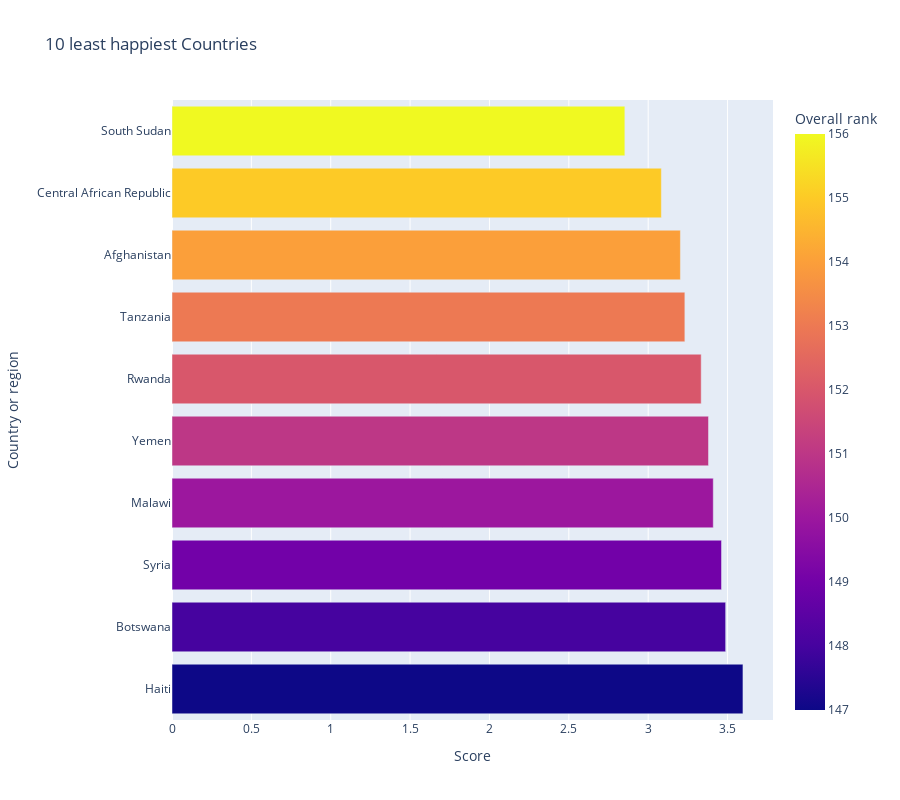

Notebook cell for this chart:
### Markdown cell above
## Last 10 countries in Overall Ranking

### Code cell
sort=df.sort_values('Score')[:10].sort_values('Score',ascending=False)
fig = px.bar( sort,y='Country or region', color='Overall rank',
             x='Score', title='10 least happiest Countries',height=800)
fig.show()

### Figure 1 — Plotly figure (JSON) as saved in the notebook; plotly's stock layout.template omitted (floating-point values rounded to 4 significant figures)
{"data": [{"alignmentgroup": "True", "hovertemplate": "Score=%{x}<br>Country or region=%{y}<br>Overall rank=%{marker.color}<extra></extra>", "legendgroup": "", "marker": {"color": [147, 148, 149, 150, 151, 152, 153, 154, 155, 156], "coloraxis": "coloraxis", "pattern": {"shape": ""}}, "name": "", "offsetgroup": "", "orientation": "h", "showlegend": false, "textposition": "auto", "type": "bar", "x": [3.597, 3.488, 3.462, 3.41, 3.38, 3.334, 3.231, 3.203, 3.083, 2.853], "xaxis": "x", "y": ["Haiti", "Botswana", "Syria", "Malawi", "Yemen", "Rwanda", "Tanzania", "Afghanistan", "Central African Republic", "South Sudan"], "yaxis": "y"}], "layout": {"barmode": "relative", "coloraxis": {"colorbar": {"title": {"text": "Overall rank"}}, "colorscale": [[0, "#0d0887"], [0.1111, "#46039f"], [0.2222, "#7201a8"], [0.3333, "#9c179e"], [0.4444, "#bd3786"], [0.5556, "#d8576b"], [0.6667, "#ed7953"], [0.7778, "#fb9f3a"], [0.8889, "#fdca26"], [1, "#f0f921"]]}, "height": 800, "legend": {"tracegroupgap": 0}, "title": {"text": "10 least happiest Countries"}, "xaxis": {"anchor": "y", "domain": [0, 1], "title": {"text": "Score"}}, "yaxis": {"anchor": "x", "domain": [0, 1], "title": {"text": "Country or region"}}}}
